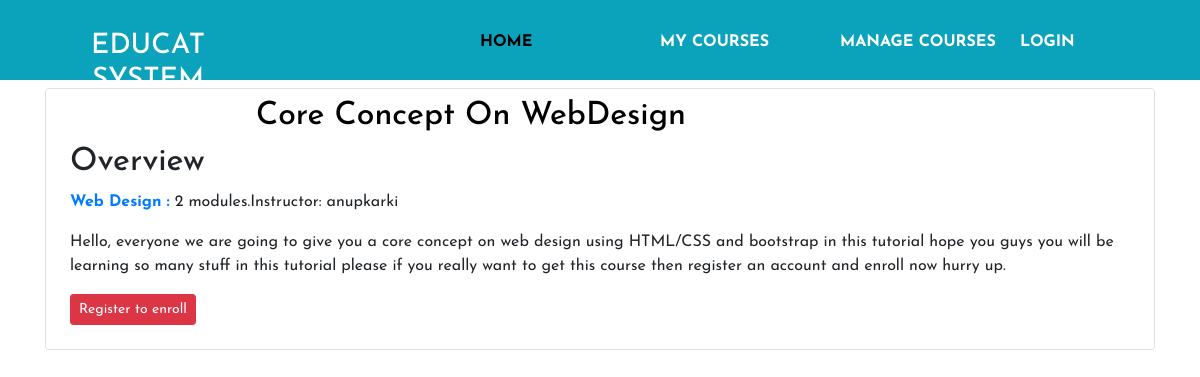
Page /course/core-concept-webdesign/ on the committed database.
### courses/models.py (models this page shows, shortened)
class Course(models.Model):
    owner = models.ForeignKey(User, related_name='courses_created', on_delete=models.CASCADE)
    subject = models.ForeignKey(Subject, related_name='courses', on_delete=models.CASCADE)
    title = models.CharField(max_length=200)
    slug = models.SlugField(max_length=200, unique=True)
    overview = models.TextField()
    created = models.DateTimeField(auto_now_add=True)
    students = models.ManyToManyField(User, related_name='course_joined', blank=True)
    class Meta:
        ordering = ('-created',)

class Subject(models.Model):
    title = models.CharField(max_length=200)
    slug = models.SlugField(max_length=200, unique=True)
    class Meta:
        ordering = ('title',)

### courses/views.py (the view)
# urls.py: url(r'^(?P<slug>[\w-]+)/$', views.CourseDetailView.as_view(), name='course_detail'),
class CourseDetailView(DetailView):
    model = Course
    template_name = 'courses/course/detail.html'
    def get_context_data(self, **kwargs):
        context = super(CourseDetailView, self).get_context_data(**kwargs)
        context['enroll_form'] = CourseEnrollForm(initial={'course': self.object})
        return context

### courses/templates/courses/course/detail.html (shortened to what this page needs)
{% extends "base.html" %}
{% block content %}
 {% with subject=course.subject %}
 <div class="container">
  <div class="content-details mt-2 border rounded pl-4 pt-2 pr-4 pb-4">
   <h2 class="title-header-for-enroll">{{ object.title }}</h2>
 <div class="module">
  <h2>Overview</h2>
  <p>
   <a class="text-primary font-weight-bold" href="{% url 'course_list_subject' subject.slug %}">{{ subject.title }} :</a>
   {{ course.modules.count }} modules.Instructor: {{ course.owner.username }}
  </p>
   {{ object.overview|linebreaks }}
   {% if request.user.is_authenticated %}
   <form action="{% url 'student_enroll_course' %}" method="post">
      {{ enroll_form }}
       {% csrf_token %}
      <input type="submit" class="btn btn-success btn-sm text-white" value="Enroll now">
   </form>
   {% else %}
    <a href="{% url 'student_registration' %}" class="btn btn-danger btn-sm text-white">
    Register to enroll
    </a>
   {% endif %}
  </div>
 </div>
</div>
 {% endwith %}
{% endblock %}

### courses/static/css/style.css (style rules this page uses)
* { margin: 0; padding:0; box-sizing: border-box; font-family: 'Josefin Sans', sans-serif; }
a { text-decoration:none !important; }
.title-header-for-enroll { color: #000; }

### rows in the picture
Course: title "Core Concept On WebDesign", modules.count "2", owner.username "anupkarki", overview "Hello, everyone we are going to give you a core concept on web design using HTML/CSS and bootstrap in this tutorial hope you guys you will be learning so many stuff in this tutorial please if you really want to get this course then register an account and enroll now hurry up."
Subject: title "Web Design"
